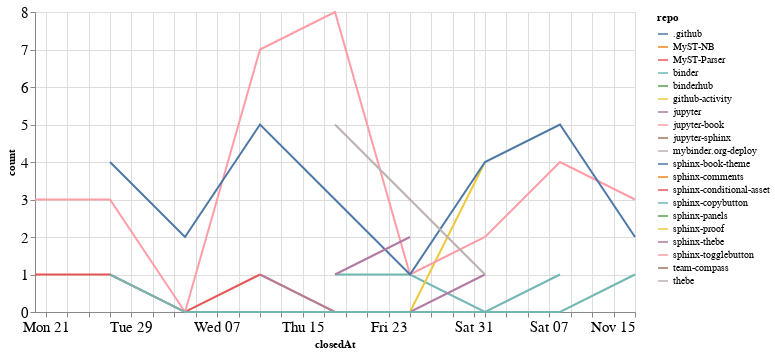

The cell this chart's notebook holds for it:
### Code cell
closed_by_time = closed_by.groupby('repo').resample('W', on='closedAt').count()['author'].reset_index()
closed_by_time = closed_by_time.rename(columns={'author': 'count'})

alt.Chart(closed_by_time, width=600).mark_line().encode(
    x='closedAt',
    y='count',
    color='repo',
    tooltip="repo"
)

### Figure 1 — Vega-Lite specification as saved in the notebook (floating-point values rounded to 4 significant figures)
{"config": {"axisLeft": {"labelFontSize": 15}, "axisBottom": {"labelFontSize": 15}}, "data": {"name": "data-c69e66b6760a7f5404054048174c2db8"}, "mark": "line", "encoding": {"color": {"type": "nominal", "field": "repo"}, "tooltip": {"type": "nominal", "field": "repo"}, "x": {"type": "temporal", "field": "closedAt"}, "y": {"type": "quantitative", "field": "count"}}, "width": 600, "$schema": "https://vega.github.io/schema/vega-lite/v4.8.1.json", "datasets": {"data-c69e66b6760a7f5404054048174c2db8": [{"repo": ".github", "closedAt": "2020-11-08T00:00:00", "count": 1}, {"repo": "MyST-NB", "closedAt": "2020-11-08T00:00:00", "count": 1}, {"repo": "MyST-Parser", "closedAt": "2020-09-20T00:00:00", "count": 1}, {"repo": "MyST-Parser", "closedAt": "2020-09-27T00:00:00", "count": 1}, {"repo": "MyST-Parser", "closedAt": "2020-10-04T00:00:00", "count": 0}, {"repo": "MyST-Parser", "closedAt": "2020-10-11T00:00:00", "count": 1}, {"repo": "binder", "closedAt": "2020-10-18T00:00:00", "count": 1}, {"repo": "binder", "closedAt": "2020-10-25T00:00:00", "count": 1}, {"repo": "binder", "closedAt": "2020-11-01T00:00:00", "count": 0}, {"repo": "binder", "closedAt": "2020-11-08T00:00:00", "count": 0}, {"repo": "binder", "closedAt": "2020-11-15T00:00:00", "count": 1}, {"repo": "binderhub", "closedAt": "2020-11-01T00:00:00", "count": 1}, {"repo": "github-activity", "closedAt": "2020-10-11T00:00:00", "count": 1}, {"repo": "github-activity", "closedAt": "2020-10-18T00:00:00", "count": 0}, {"repo": "github-activity", "closedAt": "2020-10-25T00:00:00", "count": 0}, {"repo": "github-activity", "closedAt": "2020-11-01T00:00:00", "count": 4}, {"repo": "jupyter", "closedAt": "2020-10-11T00:00:00", "count": 1}, {"repo": "jupyter", "closedAt": "2020-10-18T00:00:00", "count": 0}, {"repo": "jupyter", "closedAt": "2020-10-25T00:00:00", "count": 0}, {"repo": "jupyter", "closedAt": "2020-11-01T00:00:00", "count": 1}, {"repo": "jupyter-book", "closedAt": "2020-09-20T00:00:00", "count": 3}, {"repo": "jupyter-book", "closedAt": "2020-09-27T00:00:00", "count": 3}, {"repo": "jupyter-book", "closedAt": "2020-10-04T00:00:00", "count": 0}, {"repo": "jupyter-book", "closedAt": "2020-10-11T00:00:00", "count": 7}, {"repo": "jupyter-book", "closedAt": "2020-10-18T00:00:00", "count": 8}, {"repo": "jupyter-book", "closedAt": "2020-10-25T00:00:00", "count": 1}, {"repo": "jupyter-book", "closedAt": "2020-11-01T00:00:00", "count": 2}, {"repo": "jupyter-book", "closedAt": "2020-11-08T00:00:00", "count": 4}, {"repo": "jupyter-book", "closedAt": "2020-11-15T00:00:00", "count": 3}, {"repo": "jupyter-sphinx", "closedAt": "2020-09-27T00:00:00", "count": 1}, {"repo": "mybinder.org-deploy", "closedAt": "2020-10-18T00:00:00", "count": 1}, {"repo": "sphinx-book-theme", "closedAt": "2020-09-27T00:00:00", "count": 4}, {"repo": "sphinx-book-theme", "closedAt": "2020-10-04T00:00:00", "count": 2}, {"repo": "sphinx-book-theme", "closedAt": "2020-10-11T00:00:00", "count": 5}, {"repo": "sphinx-book-theme", "closedAt": "2020-10-18T00:00:00", "count": 3}, {"repo": "sphinx-book-theme", "closedAt": "2020-10-25T00:00:00", "count": 1}, {"repo": "sphinx-book-theme", "closedAt": "2020-11-01T00:00:00", "count": 4}, {"repo": "sphinx-book-theme", "closedAt": "2020-11-08T00:00:00", "count": 5}, {"repo": "sphinx-book-theme", "closedAt": "2020-11-15T00:00:00", "count": 2}, {"repo": "sphinx-comments", "closedAt": "2020-09-27T00:00:00", "count": 1}, {"repo": "sphinx-conditional-asset", "closedAt": "2020-10-25T00:00:00", "count": 2}, {"repo": "sphinx-copybutton", "closedAt": "2020-09-27T00:00:00", "count": 1}, {"repo": "sphinx-copybutton", "closedAt": "2020-10-04T00:00:00", "count": 0}, {"repo": "sphinx-copybutton", "closedAt": "2020-10-11T00:00:00", "count": 0}, {"repo": "sphinx-copybutton", "closedAt": "2020-10-18T00:00:00", "count": 0}, {"repo": "sphinx-copybutton", "closedAt": "2020-10-25T00:00:00", "count": 0}, {"repo": "sphinx-copybutton", "closedAt": "2020-11-01T00:00:00", "count": 0}, {"repo": "sphinx-copybutton", "closedAt": "2020-11-08T00:00:00", "count": 1}, {"repo": "sphinx-panels", "closedAt": "2020-10-18T00:00:00", "count": 1}, {"repo": "sphinx-proof", "closedAt": "2020-09-27T00:00:00", "count": 1}, {"repo": "sphinx-thebe", "closedAt": "2020-10-18T00:00:00", "count": 1}, {"repo": "sphinx-thebe", "closedAt": "2020-10-25T00:00:00", "count": 2}, {"repo": "sphinx-togglebutton", "closedAt": "2020-10-25T00:00:00", "count": 3}, {"repo": "team-compass", "closedAt": "2020-10-11T00:00:00", "count": 1}, {"repo": "thebe", "closedAt": "2020-10-18T00:00:00", "count": 5}, {"repo": "thebe", "closedAt": "2020-10-25T00:00:00", "count": 3}, {"repo": "thebe", "closedAt": "2020-11-01T00:00:00", "count": 1}]}}
